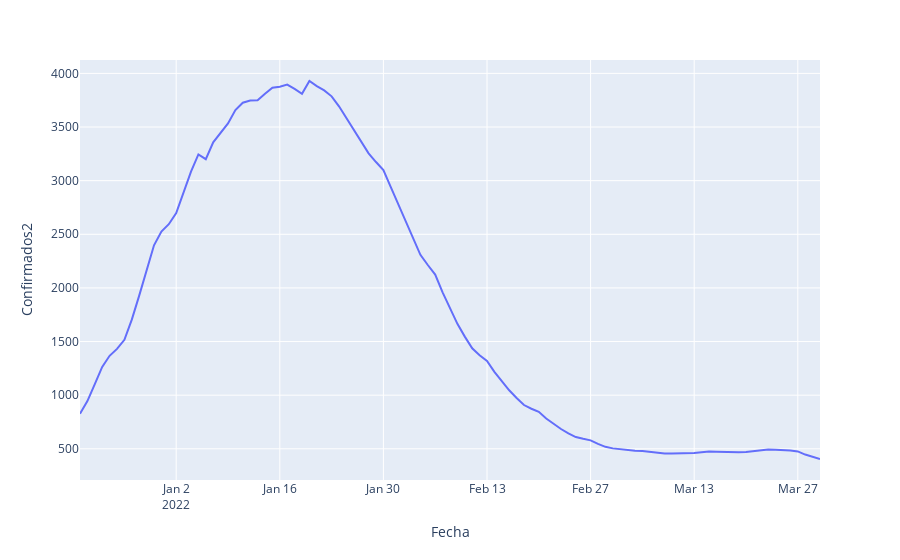

Notebook code for this chart:
### Code cell
import plotly.express as px

fig = px.line(df, x='Fecha', y="Confirmados2")
fig.show()
